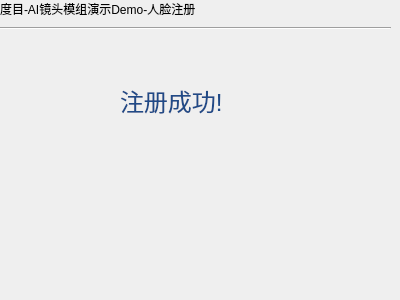
<?xml version="1.0" encoding="UTF-8"?>
<ui version="4.0">
 <class>Form</class>
 <widget class="QWidget" name="Form">
  <property name="geometry">
   <rect>
    <x>0</x>
    <y>0</y>
    <width>400</width>
    <height>300</height>
   </rect>
  </property>
  <property name="windowTitle">
   <string>Form</string>
  </property>
  <widget class="QLabel" name="label">
   <property name="geometry">
    <rect>
     <x>0</x>
     <y>0</y>
     <width>271</width>
     <height>17</height>
    </rect>
   </property>
   <property name="text">
    <string>度目-AI镜头模组演示Demo-人脸注册</string>
   </property>
  </widget>
  <widget class="Line" name="line">
   <property name="geometry">
    <rect>
     <x>0</x>
     <y>20</y>
     <width>391</width>
     <height>16</height>
    </rect>
   </property>
   <property name="orientation">
    <enum>Qt::Horizontal</enum>
   </property>
  </widget>
  <widget class="QLabel" name="label_2">
   <property name="geometry">
    <rect>
     <x>120</x>
     <y>80</y>
     <width>191</width>
     <height>41</height>
    </rect>
   </property>
   <property name="text">
    <string>&lt;html&gt;&lt;head/&gt;&lt;body&gt;&lt;p&gt;&lt;span style=&quot; font-size:18pt; color:#204a87;&quot;&gt;注册成功!&lt;/span&gt;&lt;/p&gt;&lt;/body&gt;&lt;/html&gt;</string>
   </property>
  </widget>
 </widget>
 <resources/>
 <connections/>
</ui>
